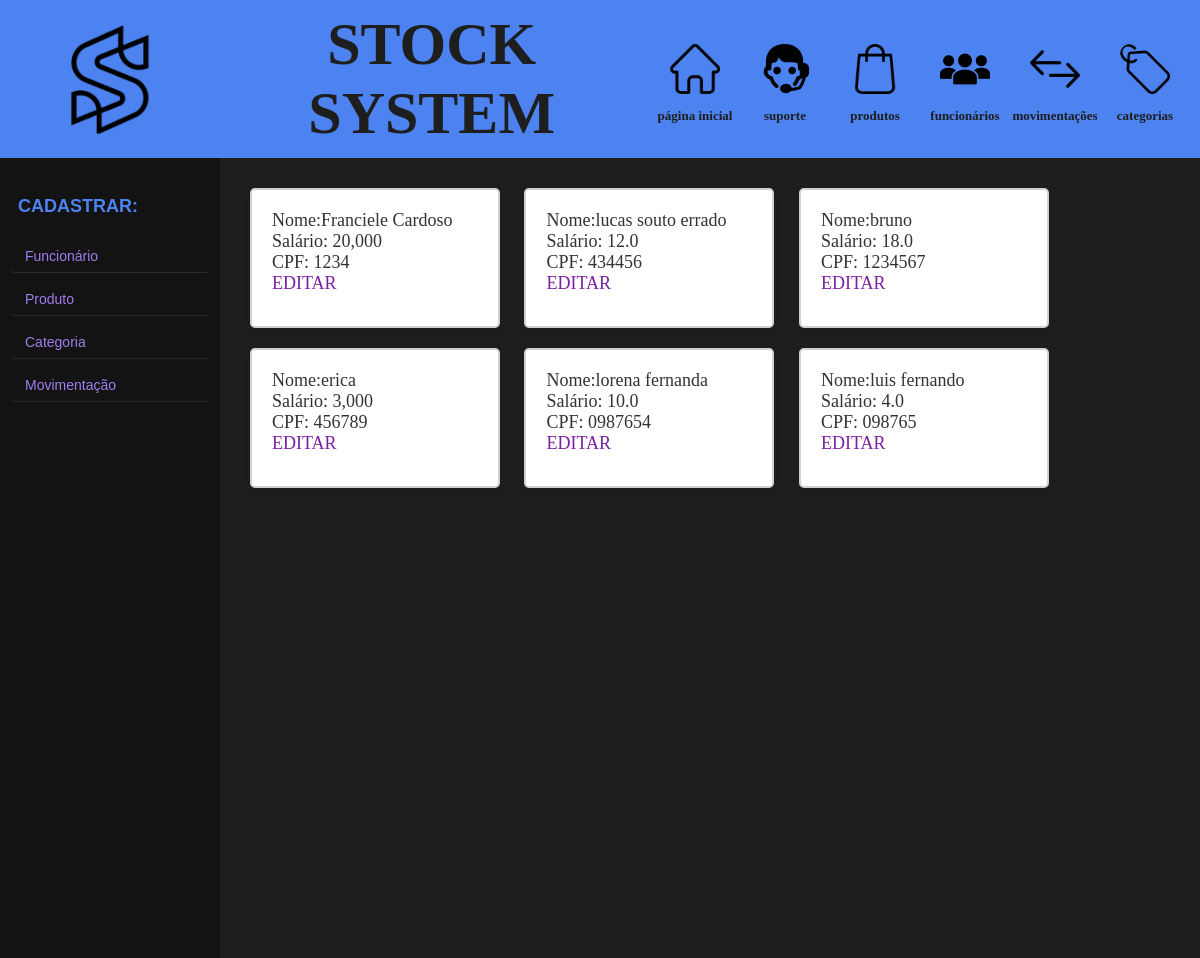
The page /funcionario on the database as committed earlier.
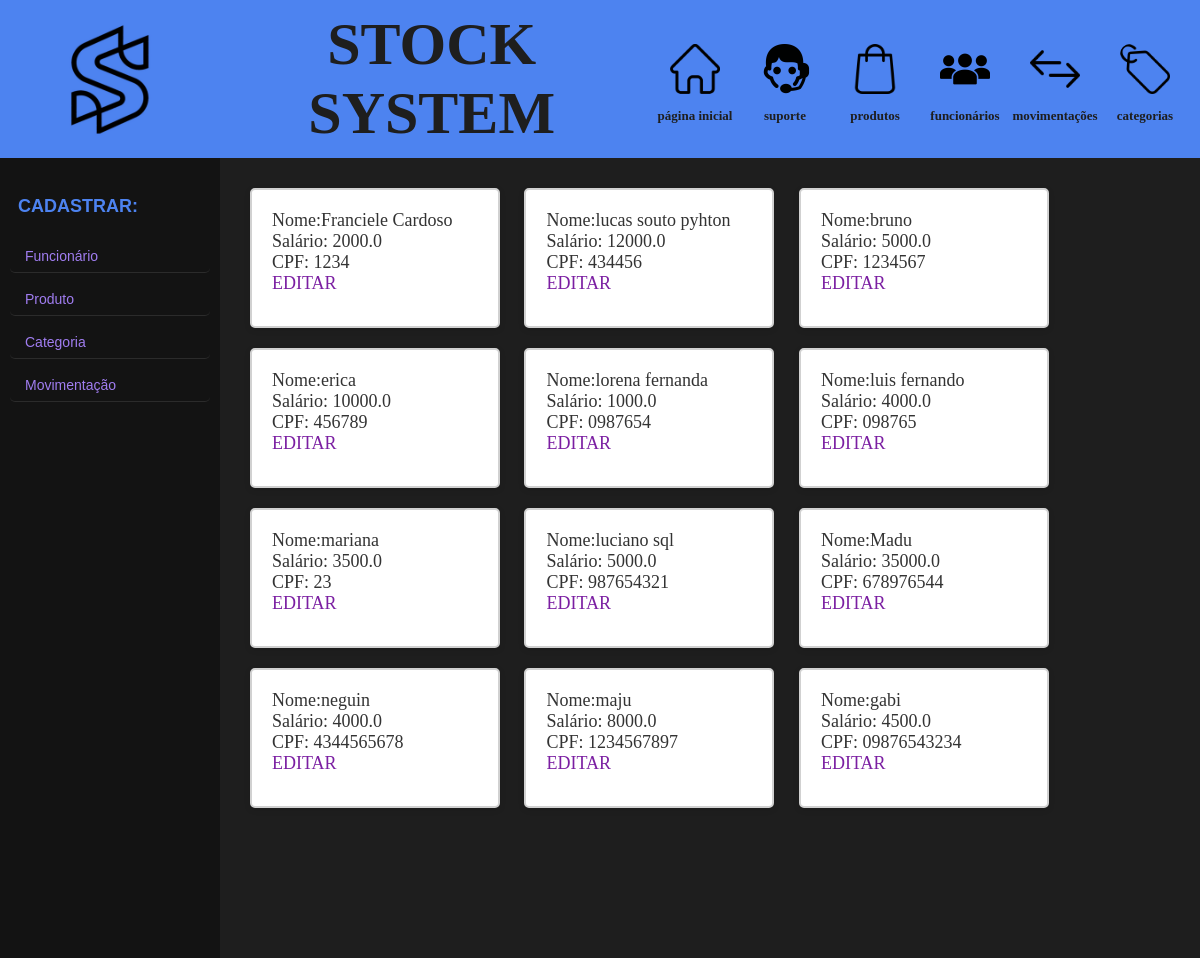
The same page on the database as committed later.
### models.py (models this page shows, shortened)
class Funcionario(Base):
    __tablename__ = 'funcionario'
    nome = Column(String(40), nullable=False, index=True)
    id = Column(Integer, primary_key=True, unique=True)
    cpf = Column(String(11), nullable=False, index=True, unique=True)
    salario = Column(Float, nullable=False, index=False)
    def serialize_funcionario(self):
        dados_funcionario = {
            "id_funcionario": self.id,
            "nome": self.nome,
            "cpf": self.cpf,
            "salario": self.salario,
        }
        return dados_funcionario

### app.py (the view)
@app.route('/funcionario', methods=['GET'])
def funcionario():
    sql_funcionario = select(Funcionario)
    resultado_funcionario = db_session.execute(sql_funcionario).scalars()
    lista_funcionario = []
    for n in resultado_funcionario:
        lista_funcionario.append(n.serialize_funcionario())
        print(lista_funcionario[-1])
    return render_template('funcionario.html',
                           lista_funcionario=lista_funcionario)

### templates/funcionario.html
{% extends 'template.html' %}
{% block conteudo %}
{% for item in lista_funcionario %}
<div class="conteudo_funcionario">
    <p> Nome:{{item.nome}} </p>
    <p> Salário: {{item.salario}} </p>
    <p> CPF: {{item.cpf}}</p>
    <a href="{{url_for('editar_funcionario', id_funcionario=item.id_funcionario)}}"> EDITAR</a>
</div>
{% endfor %}
{% endblock conteudo %}

Rows that differ between the two databases and show on the page:
changed Funcionario "Franciele Cardoso": salario "20,000" → "2000.0"
changed Funcionario: nome "lucas souto errado" → "lucas souto pyhton"; salario "12.0" → "12000.0"
changed Funcionario "bruno": salario "18.0" → "5000.0"
changed Funcionario "erica": salario "3,000" → "10000.0"
changed Funcionario "lorena fernanda": salario "10.0" → "1000.0"
changed Funcionario "luis fernando": salario "4.0" → "4000.0"
added Funcionario: nome "mariana", salario "3500.0", cpf "23"
added Funcionario: nome "luciano sql", salario "5000.0", cpf "987654321"
added Funcionario: nome "Madu", salario "35000.0", cpf "678976544"
added Funcionario: nome "neguin", salario "4000.0", cpf "4344565678"
added Funcionario: nome "maju", salario "8000.0", cpf "1234567897"
added Funcionario: nome "gabi", salario "4500.0", cpf "09876543234"
